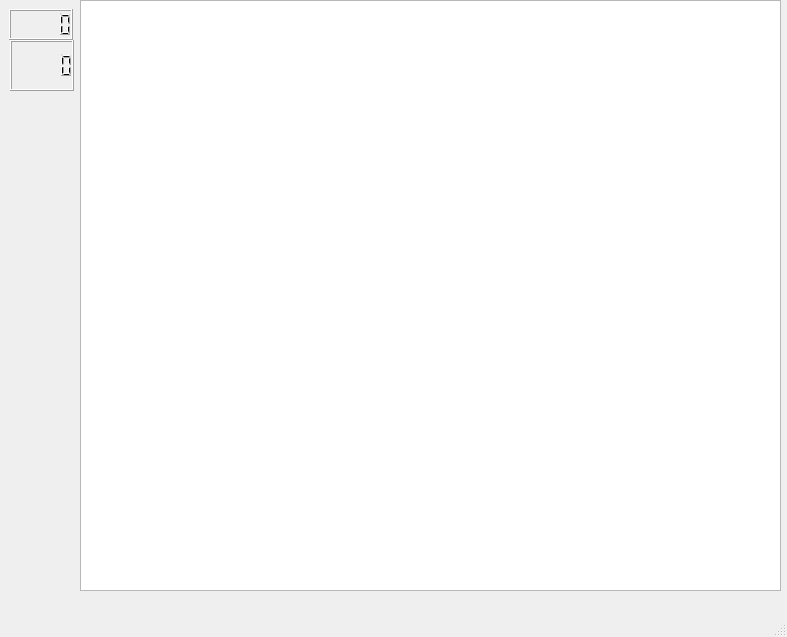
<?xml version="1.0" encoding="UTF-8"?>
<ui version="4.0">
 <class>MainWindow</class>
 <widget class="QMainWindow" name="MainWindow">
  <property name="geometry">
   <rect>
    <x>0</x>
    <y>0</y>
    <width>787</width>
    <height>637</height>
   </rect>
  </property>
  <property name="windowTitle">
   <string>MainWindow</string>
  </property>
  <widget class="QWidget" name="centralwidget">
   <widget class="QGraphicsView" name="graphicsView">
    <property name="geometry">
     <rect>
      <x>80</x>
      <y>0</y>
      <width>701</width>
      <height>591</height>
     </rect>
    </property>
   </widget>
   <widget class="QLCDNumber" name="lcdNumber_2">
    <property name="enabled">
     <bool>true</bool>
    </property>
    <property name="geometry">
     <rect>
      <x>9</x>
      <y>9</y>
      <width>64</width>
      <height>31</height>
     </rect>
    </property>
   </widget>
   <widget class="QLCDNumber" name="lcdNumber">
    <property name="geometry">
     <rect>
      <x>10</x>
      <y>40</y>
      <width>64</width>
      <height>51</height>
     </rect>
    </property>
   </widget>
  </widget>
  <widget class="QMenuBar" name="menubar">
   <property name="geometry">
    <rect>
     <x>0</x>
     <y>0</y>
     <width>787</width>
     <height>21</height>
    </rect>
   </property>
  </widget>
  <widget class="QStatusBar" name="statusbar"/>
 </widget>
 <resources/>
 <connections/>
</ui>
